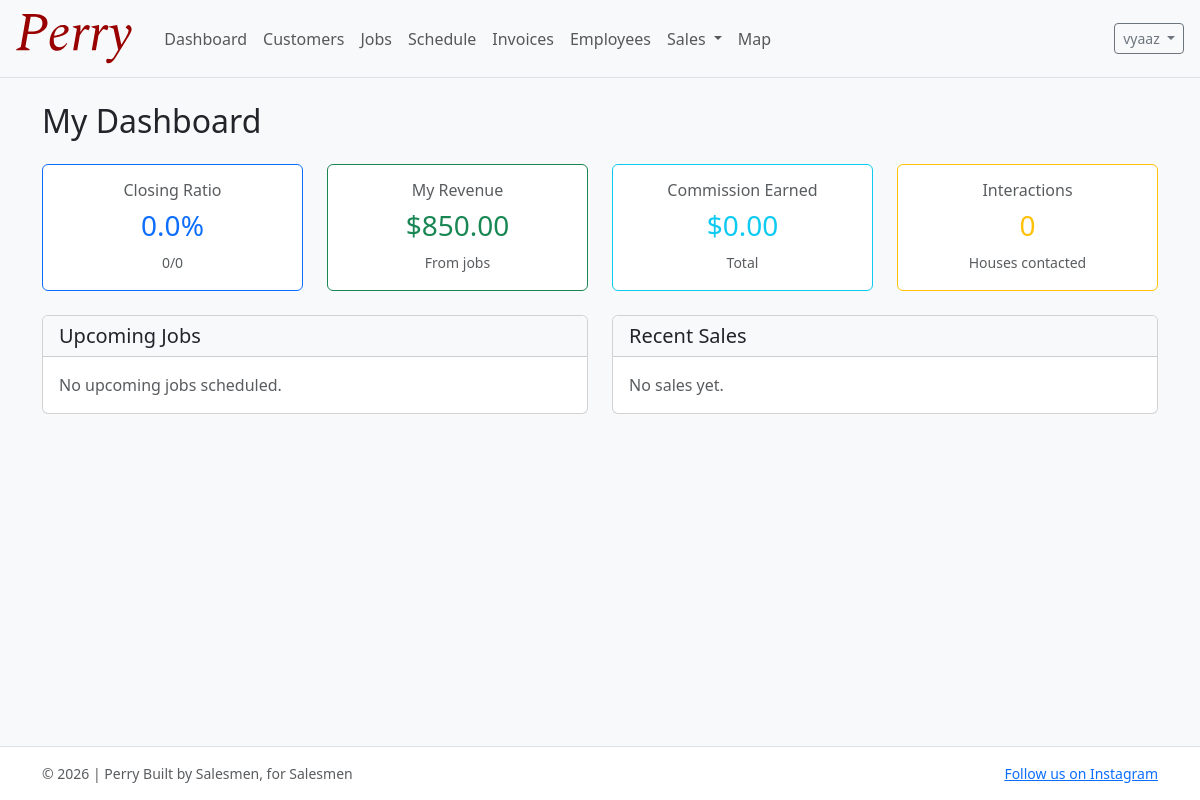
The app's page / (signed in), older data.
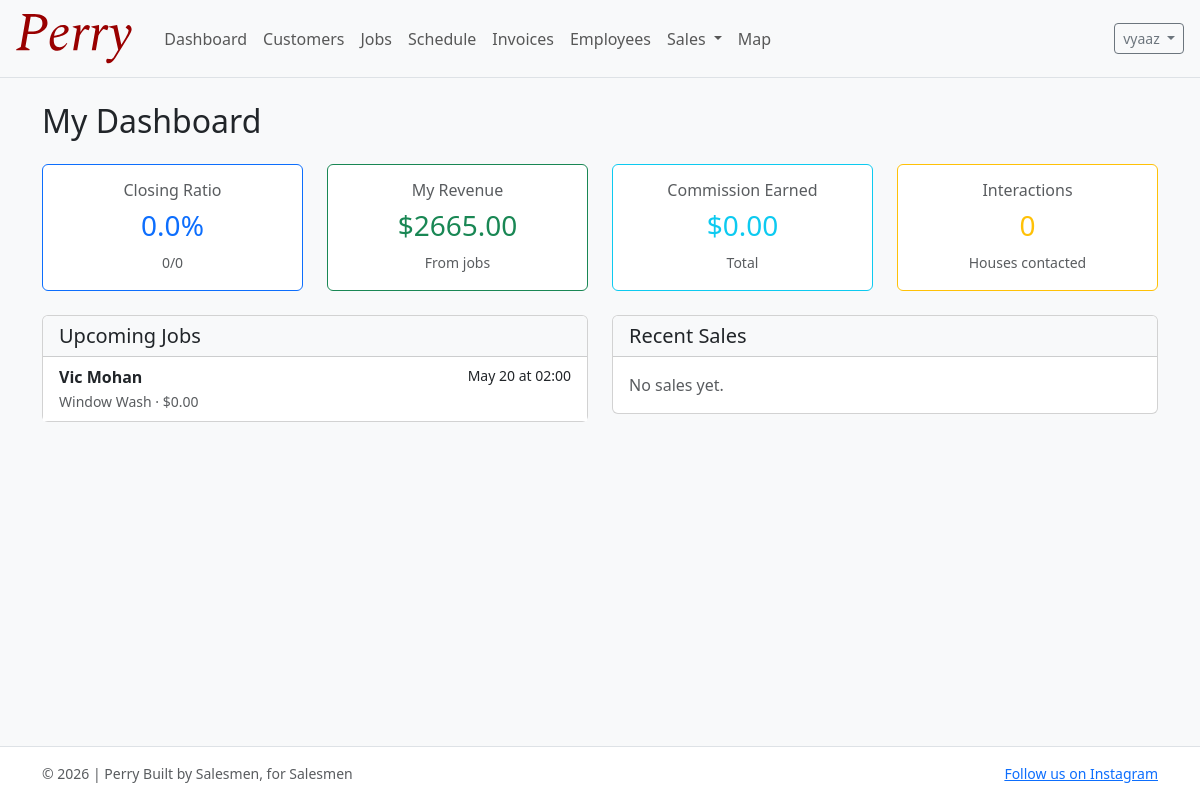
The same page, newer data.
### jobs/models.py (models this page shows, shortened)
class Job(models.Model):
    customer = models.ForeignKey("customers.Customer", on_delete=models.CASCADE, related_name="jobs")
    sale = models.OneToOneField("sales.Sale", on_delete=models.SET_NULL, null=True, blank=True, related_name="job")
    created_by = models.ForeignKey(
        settings.AUTH_USER_MODEL, on_delete=models.PROTECT, related_name="created_jobs"
    )
    assigned_cleaner = models.ForeignKey(
        settings.AUTH_USER_MODEL,
        on_delete=models.PROTECT,
        null=True,
        blank=True,
        related_name="assigned_jobs",
        limit_choices_to={"role__in": ["CLEANER", "BOTH"]},
    )
    job_type = models.CharField(max_length=30, choices=JobType.choices, default=JobType.WINDOW_WASH)
    description = models.TextField(blank=True)
    estimated_time = models.PositiveIntegerField(help_text="Minutes", default=120)  # 2 hours default
    price = models.DecimalField(max_digits=10, decimal_places=2, default=0)
    status = models.CharField(max_length=20, choices=JobStatus.choices, default=JobStatus.PENDING)
    scheduled_date = models.DateField(null=True, blank=True)
    scheduled_start_time = models.TimeField(null=True, blank=True)
    scheduled_end_time = models.TimeField(null=True, blank=True)
    completion_date = models.DateField(null=True, blank=True)
    created_at = models.DateTimeField(auto_now_add=True)
    class Meta:
        ordering = ["-created_at"]

### customers/models.py (models this page shows, shortened)
class Customer(models.Model):
    first_name = models.CharField(max_length=80)
    last_name = models.CharField(max_length=80)
    phone = models.CharField(max_length=30, blank=True)
    email = models.EmailField(blank=True)
    address = models.CharField(max_length=255, blank=True)
    city = models.CharField(max_length=120, blank=True)
    state = models.CharField(max_length=60, blank=True)
    zip_code = models.CharField(max_length=20, blank=True)
    notes = models.TextField(blank=True)
    first_job_date = models.DateField(null=True, blank=True)
    created_at = models.DateTimeField(auto_now_add=True)
    updated_at = models.DateTimeField(auto_now=True)
    class Meta:
        ordering = ["last_name", "first_name"]
    def __str__(self) -> str:
        return f"{self.first_name} {self.last_name}".strip()

### dashboard/views.py (the view, shortened to what this page needs)
# urls.py: path("", dashboard, name="dashboard"),
@login_required
def dashboard(request):
    today = timezone.localdate()
    start_of_month = today.replace(day=1)
    user = request.user
    is_manager = user.role == "MANAGER"
    is_seller = user.role == "SELLER"
    is_cleaner = user.role == "CLEANER"
    is_both = user.role == "BOTH"
    if is_manager:
        jobs_today = Job.objects.filter(scheduled_date=today).select_related("customer", "assigned_cleaner")
        unpaid_invoices = Invoice.objects.filter(paid=False).select_related("customer", "job")[:10]
        revenue_sold_this_month = (
            Invoice.objects.filter(created_at__date__gte=start_of_month)
            .aggregate(total=Sum("amount"))
            .get("total") or 0
        )
        revenue_paid_this_month = (
            Invoice.objects.filter(created_at__date__gte=start_of_month, paid=True)
            .aggregate(total=Sum("amount"))
            .get("total") or 0
        )
        top_sellers = (
            User.objects.filter(role__in=["SELLER", "BOTH"])
            .annotate(total_sales=Sum("created_jobs__invoice__amount"))
            .order_by("-total_sales")[:5]
        )
        top_cleaners = (
            User.objects.filter(role__in=["CLEANER", "BOTH"])
            .annotate(jobs_completed=Count("assigned_jobs", filter=Q(assigned_jobs__status="COMPLETED")))
            .order_by("-jobs_completed")[:5]
        )
        context = {
            "is_manager": True,
            "jobs_today": jobs_today,
            "unpaid_invoices": unpaid_invoices,
            "revenue_sold_this_month": revenue_sold_this_month,
            "revenue_paid_this_month": revenue_paid_this_month,
            "top_sellers": top_sellers,
            "top_cleaners": top_cleaners,
        }
    elif is_seller or is_both:
        my_sales = Sale.objects.filter(user=user)
        my_jobs = Job.objects.filter(created_by=user)
        total_interactions = my_sales.count()
        successful_sales = my_sales.filter(status="SOLD").count()
        closing_ratio = (successful_sales / total_interactions * 100) if total_interactions > 0 else 0
        my_revenue = (
            Invoice.objects.filter(job__created_by=user, job__invoice__isnull=False)
            .aggregate(total=Sum("amount"))
            .get("total") or 0
        )
        my_commission = user.individual_revenue()
        upcoming_jobs = my_jobs.filter(scheduled_date__gte=today).order_by("scheduled_date")[:10]
        recent_sales = my_sales.order_by("-created_at")[:10]
        context = {
            "is_seller": True,
            "total_interactions": total_interactions,
            "successful_sales": successful_sales,
            "closing_ratio": closing_ratio,
            "my_revenue": my_revenue,
            "my_commission": my_commission,
            "upcoming_jobs": upcoming_jobs,
            "recent_sales": recent_sales,
        }
    else:
        context = {"error": "Unknown user role"}
    return render(request, "dashboard/dashboard.html", context)

### accounts/models.py (called while the page is built)
    def get_full_name(self) -> str:  # type: ignore[override]
        full = f"{self.first_name} {self.last_name}".strip()
        return full or self.username

    def individual_revenue(self):
        return (
            self.payments.aggregate(total=Sum("amount")).get("total") or 0
        )

### templates/dashboard/dashboard.html (shortened to what the changed rows need)
{% extends "base.html" %}
{% block content %}
{% if is_manager %}
<h2 class="mb-4">Manager Dashboard</h2>
<div class="row mb-4">
  <div class="col-md-3">
    <div class="card text-center">
      <div class="card-body">
        <h6 class="card-title text-muted">Revenue This Month</h6>
        <h3 class="card-text">${{ revenue_sold_this_month|floatformat:2 }}</h3>
        <small class="text-muted">Invoiced</small>
      </div>
    </div>
  </div>
  <div class="col-md-3">
    <div class="card text-center">
      <div class="card-body">
        <h6 class="card-title text-muted">Paid This Month</h6>
        <h3 class="card-text">${{ revenue_paid_this_month|floatformat:2 }}</h3>
        <small class="text-muted">Collected</small>
      </div>
    </div>
  </div>
  <div class="col-md-3">
    <div class="card text-center">
      <div class="card-body">
        <h6 class="card-title text-muted">Jobs Today</h6>
        <h3 class="card-text">{{ jobs_today|length }}</h3>
        <small class="text-muted">Scheduled</small>
      </div>
    </div>
  </div>
  <div class="col-md-3">
    <div class="card text-center">
      <div class="card-body">
        <h6 class="card-title text-muted">Unpaid Invoices</h6>
        <h3 class="card-text">{{ unpaid_invoices|length }}</h3>
        <small class="text-muted">Pending</small>
      </div>
    </div>
  </div>
</div>
<div class="row mb-4">
  <div class="col-md-6">
    <div class="card">
      <div class="card-header bg-light">
        <h5 class="card-title mb-0">Top Sellers</h5>
      </div>
      <div class="card-body">
        {% if top_sellers %}
        <div class="list-group list-group-flush">
          {% for seller in top_sellers %}
          <div class="list-group-item d-flex justify-content-between align-items-center">
            <span>{{ seller.get_full_name }}</span>
            <span class="badge bg-primary">${{ seller.total_sales|default:0|floatformat:2 }}</span>
          </div>
          {% endfor %}
        </div>
        {% else %}
        <p class="text-muted">No sales yet.</p>
        {% endif %}
      </div>
    </div>
  </div>
  <div class="col-md-6">
    <div class="card">
      <div class="card-header bg-light">
        <h5 class="card-title mb-0">Top Cleaners</h5>
      </div>
      <div class="card-body">
        {% if top_cleaners %}
        <div class="list-group list-group-flush">
          {% for cleaner in top_cleaners %}
          <div class="list-group-item d-flex justify-content-between align-items-center">
            <span>{{ cleaner.get_full_name }}</span>
            <span class="badge bg-success">{{ cleaner.jobs_completed }} jobs</span>
          </div>
          {% endfor %}
        </div>
        {% else %}
        <p class="text-muted">No jobs completed yet.</p>
        {% endif %}
      </div>
    </div>
  </div>
</div>
<div class="row">
  <div class="col-md-12">
    <div class="card">
      <div class="card-header bg-light">
        <h5 class="card-title mb-0">Unpaid Invoices</h5>
      </div>
      <div class="card-body p-0">
        {% if unpaid_invoices %}
        <div class="table-responsive">
          <table class="table table-hover mb-0">
            <thead class="table-light">
              <tr>
                <th>Invoice</th>
                <th>Customer</th>
                <th>Amount</th>
                <th>Date</th>
              </tr>
            </thead>
            <tbody>
              {% for invoice in unpaid_invoices %}
              <tr>
                <td><a href="{% url 'invoice_list' %}">Invoice #{{ invoice.id }}</a></td>
                <td>{{ invoice.customer }}</td>
                <td><strong>${{ invoice.amount }}</strong></td>
                <td>{{ invoice.created_at|date:"M d, Y" }}</td>
              </tr>
              {% endfor %}
            </tbody>
          </table>
        </div>
        {% else %}
        <p class="p-3 text-muted mb-0">All invoices are paid!</p>
        {% endif %}
      </div>
    </div>
  </div>
</div>
{% elif is_seller %}
<h2 class="mb-4">My Dashboard</h2>
<div class="row mb-4">
  <div class="col-md-3">
    <div class="card text-center border-primary">
      <div class="card-body">
        <h6 class="card-title text-muted">Closing Ratio</h6>
        <h3 class="card-text text-primary">{{ closing_ratio|floatformat:1 }}%</h3>
        <small class="text-muted">{{ successful_sales }}/{{ total_interactions }}</small>
      </div>
    </div>
  </div>
  <div class="col-md-3">
    <div class="card text-center border-success">
      <div class="card-body">
        <h6 class="card-title text-muted">My Revenue</h6>
        <h3 class="card-text text-success">${{ my_revenue|floatformat:2 }}</h3>
        <small class="text-muted">From jobs</small>
      </div>
    </div>
  </div>
  <div class="col-md-3">
    <div class="card text-center border-info">
      <div class="card-body">
        <h6 class="card-title text-muted">Commission Earned</h6>
        <h3 class="card-text text-info">${{ my_commission|floatformat:2 }}</h3>
        <small class="text-muted">Total</small>
      </div>
    </div>
  </div>
  <div class="col-md-3">
    <div class="card text-center border-warning">
      <div class="card-body">
        <h6 class="card-title text-muted">Interactions</h6>
        <h3 class="card-text text-warning">{{ total_interactions }}</h3>
        <small class="text-muted">Houses contacted</small>
      </div>
    </div>
  </div>
</div>
<div class="row mb-4">
  <div class="col-md-6">
    <div class="card">
      <div class="card-header bg-light">
        <h5 class="card-title mb-0">Upcoming Jobs</h5>
      </div>
      <div class="card-body p-0">
        {% if upcoming_jobs %}
        <div class="list-group list-group-flush">
          {% for job in upcoming_jobs %}
          <a href="{% url 'job_detail' job.id %}" class="list-group-item list-group-item-action">
            <div class="d-flex w-100 justify-content-between">
              <strong>{{ job.customer }}</strong>
              <small>{{ job.scheduled_date|date:"M d" }} at {{ job.scheduled_start_time|time:"H:i" }}</small>
            </div>
            <small class="text-muted">{{ job.get_job_type_display }} · ${{ job.price }}</small>
          </a>
          {% endfor %}
        </div>
        {% else %}
        <p class="p-3 text-muted mb-0">No upcoming jobs scheduled.</p>
        {% endif %}
      </div>
    </div>
  </div>
  <div class="col-md-6">
    <div class="card">
      <div class="card-header bg-light">
        <h5 class="card-title mb-0">Recent Sales</h5>
      </div>
      <div class="card-body p-0">
        {% if recent_sales %}
        <div class="list-group list-group-flush">
          {% for sale in recent_sales %}
          <a href="{% url 'sale_detail' sale.id %}" class="list-group-item list-group-item-action">
            <div class="d-flex w-100 justify-content-between align-items-center">
              <strong>{{ sale.customer }}</strong>
              <span class="badge bg-{% if sale.status == 'SOLD' %}success{% elif sale.status == 'LEAD' or sale.status == 'COME_BACK' %}warning{% else %}secondary{% endif %}">{{ sale.get_status_display }}</span>
            </div>
            <small class="text-muted">{{ sale.created_at|date:"M d, Y" }}</small>
          </a>
          {% endfor %}
        </div>
        {% else %}
        <p class="p-3 text-muted mb-0">No sales yet.</p>
        {% endif %}
      </div>
    </div>
  </div>
</div>
{% else %}
<div class="alert alert-warning" role="alert">
  <strong>Unknown role.</strong> Please contact an administrator.
</div>
{% endif %}
{% endblock %}

Row changes from the older to the newer data that the page shows:
added Job: customer "Vic Mohan", scheduled_date "May 20", scheduled_start_time "02:00", job_type "Window Wash", price "0.00"
Text that changed along with them:
{{ my_revenue|floatformat:2 }}: "850.00" → "2665.00"
text no longer shown: "No upcoming jobs scheduled."
